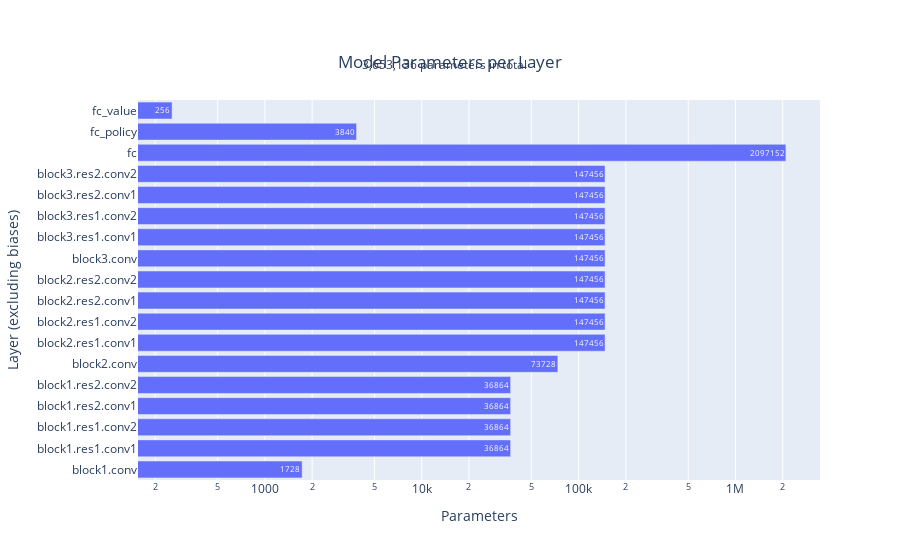

Write notebook code for a chart like this one.
### Markdown cell above
This network is actually substantially overparameterized. The convolutional layers have a `scale` setting, which is set to 4 in Langosco et al.'s trained networks. Scale and generalization seems similar across scale settings.

Let's examine how many parameters are in each layer, for the current network (which is `scale=4`).

### Code cell
# Tabulate the number of model parameters per layer
from procgen_tools.visualization import format_label

from tabulate import tabulate
table = []
for name, param in policy.named_parameters():
    table.append([format_label(name), param.numel()])
total_params = sum([param.numel() for name, param in policy.named_parameters()])

# Display in a bar chart using plotly, setting the y axis to the label names

# Remove ".weight" from the labels 
non_bias_labels = [row[0] for row in table if 'bias' not in row[0]]
non_bias_labels = [label.replace('.weight', '') for label in non_bias_labels]
non_bias_table = [row for row in table if 'bias' not in row[0]]

fig = go.Figure(data=[go.Bar(y=non_bias_labels, x=[row[1] for row in non_bias_table], orientation='h')])
# Format the total number of parameters to be e.g. 365M
formatted_total = format(total_params, ',')
# Set subtitle to say total number of parameters
fig.update_layout(
    title={ 'text': f'Model Parameters per Layer', 'y':0.9, 'x':0.5, 'xanchor': 'center', 'yanchor': 'top'}, 
    xaxis_title='Parameters', 
    yaxis_title='Layer (excluding biases)',
    annotations=[ dict( x=0.45, y=1.12, xref='paper', yref='paper', text=f'{formatted_total} parameters in total', showarrow=False, font=dict( size=12)) ]
    )
# Set mouse-over text to show the number of parameters, without showing "Trace 0" etc.
fig.update_traces(text=[row[1] for row in non_bias_table], hovertemplate='%{text:,} parameters<extra></extra>', hoverlabel=dict(bgcolor='white'), )

# Set x axis to be logarithmic
fig.update_xaxes(type="log")

fig.show()

### Figure 1 — Plotly figure (JSON) as saved in the notebook; plotly's stock layout.template omitted (floating-point values rounded to 4 significant figures)
{"data": [{"hoverlabel": {"bgcolor": "white"}, "hovertemplate": "%{text:,} parameters<extra></extra>", "orientation": "h", "text": ["1728", "36864", "36864", "36864", "36864", "73728", "147456", "147456", "147456", "147456", "147456", "147456", "147456", "147456", "147456", "2097152", "3840", "256"], "type": "bar", "x": [1728, 36864, 36864, 36864, 36864, 73728, 147456, 147456, 147456, 147456, 147456, 147456, 147456, 147456, 147456, 2097152, 3840, 256], "y": ["block1.conv", "block1.res1.conv1", "block1.res1.conv2", "block1.res2.conv1", "block1.res2.conv2", "block2.conv", "block2.res1.conv1", "block2.res1.conv2", "block2.res2.conv1", "block2.res2.conv2", "block3.conv", "block3.res1.conv1", "block3.res1.conv2", "block3.res2.conv1", "block3.res2.conv2", "fc", "fc_policy", "fc_value"]}], "layout": {"annotations": [{"font": {"size": 12}, "showarrow": false, "text": "3,653,136 parameters in total", "x": 0.45, "xref": "paper", "y": 1.12, "yref": "paper"}], "title": {"text": "Model Parameters per Layer", "x": 0.5, "xanchor": "center", "y": 0.9, "yanchor": "top"}, "xaxis": {"title": {"text": "Parameters"}, "type": "log"}, "yaxis": {"title": {"text": "Layer (excluding biases)"}}}}
